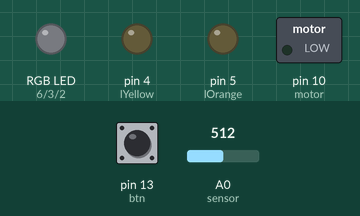
Bench run of a sketch on a simulated Arduino Uno, built with avr-gcc and run on an emulated ATmega328P. On the bench: switched loads named in the sketch (green lamp = pin HIGH), an RGB LED mixed from three pins (HIGH = lit), output pins drawn as LEDs (lit = HIGH). Inputs (shaded band) come from the test bench; at power-on: pin 13 (btn) LOW, A0 (sensor) = 512.

Above: at 1.2 s.
1.3 s: pin 13 (btn) pulled HIGH for 0.15 s
At 2.5 s:
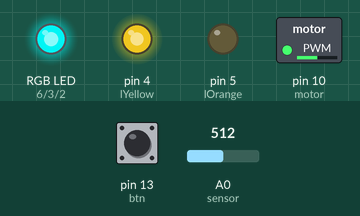
3.0 s: A0 (sensor) set to 716
At 4.1 s:
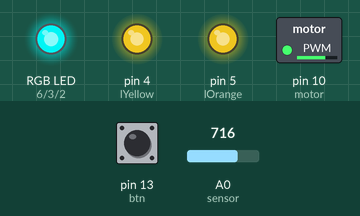
4.5 s: A0 (sensor) set to 900
At 4.8 s:
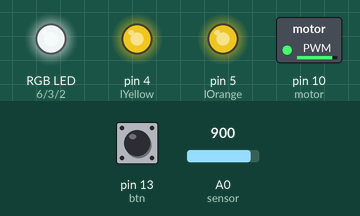
6.0 s: pin 13 (btn) pulled HIGH for 1 s
At 7.0 s:
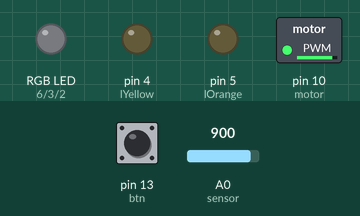
Timing chart, 0 to 9.0 s (numbered marks = the images above; inputs shaded):
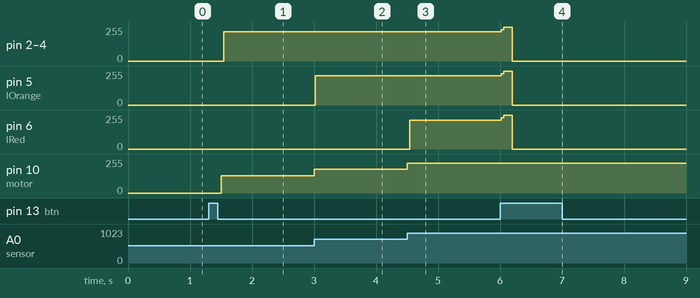

Measured:
- after the input at 1.3 s, pin 2 (lBlue), pin 3 (lGreen), pin 4 (lYellow): 0/255 → 221/255 after 0.24 s; pin 10 (motor): 0/255 → 128/255 after 0.20 s
- after the input at 3.0 s, pin 5 (lOrange): 0/255 → 218/255 at once; pin 10 (motor): 128/255 → 179/255 at once
- after the input at 4.5 s, pin 6 (lRed): 0/255 → 216/255 at once; pin 10 (motor): 179/255 → 225/255 at once
- after the input at 6.0 s, pin 2 (lBlue), pin 3 (lGreen), pin 4 (lYellow): 221/255 → 255/255 at once, → 0/255 0.18 s later; pin 5 (lOrange): 218/255 → 255/255 at once, → 0/255 0.18 s later; pin 6 (lRed): 216/255 → 255/255 at once, → 0/255 0.18 s later

The sketch:

TC5.ino
```cpp
int lBlue =  2,
  lGreen = 3,
  lYellow = 4,
  lOrange = 5,
  lRed = 6,
  btn = 13;

float sensor = A0,
  sensBit = 0,
  sensTemp = 0;

float motor = 10, // Output 8 BITs PWM
  vel = 0; //Convert 10Bits Read to 8Bits for PWM

bool mode = false;

int btnState = 0,
  lastBtnState = 0,
  outputState = 0;

void setup() {
  pinMode(lBlue, OUTPUT);
  pinMode(lGreen, OUTPUT);
  pinMode(lYellow, OUTPUT);
  pinMode(lOrange, OUTPUT);
  pinMode(lRed, OUTPUT);
  pinMode(motor, OUTPUT);

  pinMode(sensor, INPUT);
  pinMode(btn, INPUT);
}

void loop() {
  sensBit = analogRead(sensor);
  sensTemp = convertBitToTemp(sensBit); //Convert Bits value to grades Celsius

  vel = convertBitToVelocity(sensBit);

  btnState = digitalRead(btn);

  if(btnState == HIGH && lastBtnState == LOW) {
    mode = !mode;

    delay(200);
  }

  lastBtnState = btnState;

  if(mode){
    turnOnMotor(motor, vel);
    turnOnLeds();
  }
  else
    reset();

}

float convertBitToTemp(float sensBit) {
  return (sensBit * 100) / 1023;
}

float convertBitToVelocity(float sensBit){
  return sensBit/4;
}

void reset() {
  digitalWrite(lBlue, LOW);
  digitalWrite(lGreen , LOW);
  digitalWrite(lYellow, LOW);
  digitalWrite(lOrange, LOW);
  digitalWrite(lRed, LOW);
};

void turnOnMotor(float motor, float vel){
  analogWrite(motor, vel);
}

void turnOnLeds() {
  reset();

  if(sensTemp < 20) {
    digitalWrite(lBlue, HIGH);
  }
  else if(sensTemp < 40) {
    digitalWrite(lBlue, HIGH);
    digitalWrite(lGreen , HIGH);
  }
  else if(sensTemp < 60) {
    digitalWrite(lBlue, HIGH);
    digitalWrite(lGreen , HIGH);
    digitalWrite(lYellow, HIGH);
  }
  else if(sensTemp < 80) {
    digitalWrite(lBlue, HIGH);
    digitalWrite(lGreen , HIGH);
    digitalWrite(lYellow, HIGH);
    digitalWrite(lOrange, HIGH);
  }
  else if(sensTemp < 100) {
    digitalWrite(lBlue, HIGH);
    digitalWrite(lGreen , HIGH);
    digitalWrite(lYellow, HIGH);
    digitalWrite(lOrange, HIGH);
    digitalWrite(lRed, HIGH);
  }
}
```
